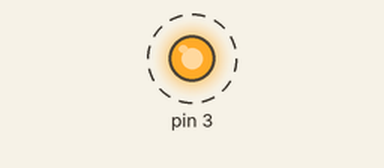
Simulated run of this sketch. Board: Arduino Uno, built with avr-gcc and run on an emulated ATmega328P. On the bench: output pins drawn as LEDs (lit = HIGH). Dashed ring = blinking.

Above: at 0.02 s.
Timing chart, 0 to 3.0 s (numbered marks = the images above):
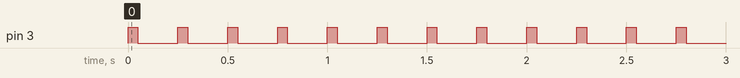

The sketch:

BlackBoxIRLEDBlink.ino
```cpp
// the setup function runs once when you press reset or power the board
void setup() {
  // initialize digital pin 3 as an output.
  pinMode(3, OUTPUT);
}

// the loop function runs over and over again forever
void loop() {
  digitalWrite(3, HIGH);   // turn the IR LED on (HIGH is the voltage level)
  delay(50);                       // wait for 50 ms
  digitalWrite(3, LOW);    // turn the LED off by making the voltage LOW
  delay(200);                       // wait for 200 ms
}
```

Measured:
- by itself, pin 3: alternates HIGH for 0.05 s and LOW for 0.20 s
